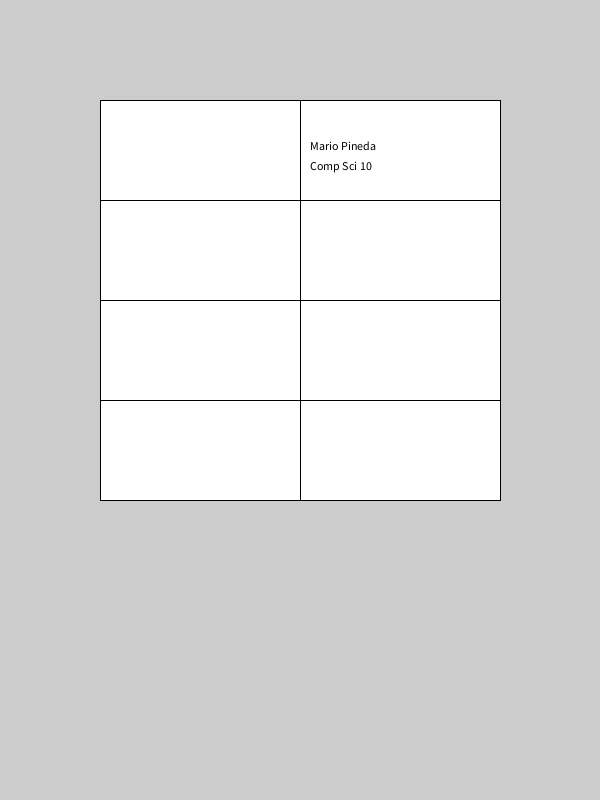
Frame 1 (no input)
Frame 60 (the mouse pressed at the canvas centre just before this capture): identical to frame 1, image omitted
Frame 120 (the mouse held since frame 60 and released just before this capture): identical to frame 1, image omitted

The Processing sketch that drew this single still picture (run headless with seeded random() and noise(); from frame 60 on, the mouse is pressed at the canvas centre):

// Processing sketch: assignment
// ── assignment.pde
/**
*Graphics time table assignment
*by Caleb Kryton
*
*The purpose of this assignment is to experiment with variables.
*/

void setup() {

  size(600,800);//Size of window

}

void draw(){
  
  String name1 = "Mario Pineda";//string for name of teacher

  String course1 = "Comp Sci 10";//string for name of class
  
  fill(255,255,255);
  rect(100,100,200,100);//Begin drawing time table 
  
  fill(255,255,255);
  rect(100,200,200,100);
  
  fill(255,255,255);
  rect(100,300,200,100);
  
  fill(255,255,255);
  rect(100,400,200,100);
  
  fill(255,255,255);
  rect(300,100,200,100);
  
  fill(255,255,255);
  rect(300,200,200,100);
  
  fill(255,255,255);
  rect(300,300,200,100);
  
  fill(255,255,255);
  rect(300,400,200,100);
  
  fill(0,0,0);
  text(course1, 310,170);//Fill with info using strings
  
  text(name1, 310, 150);
  
}
